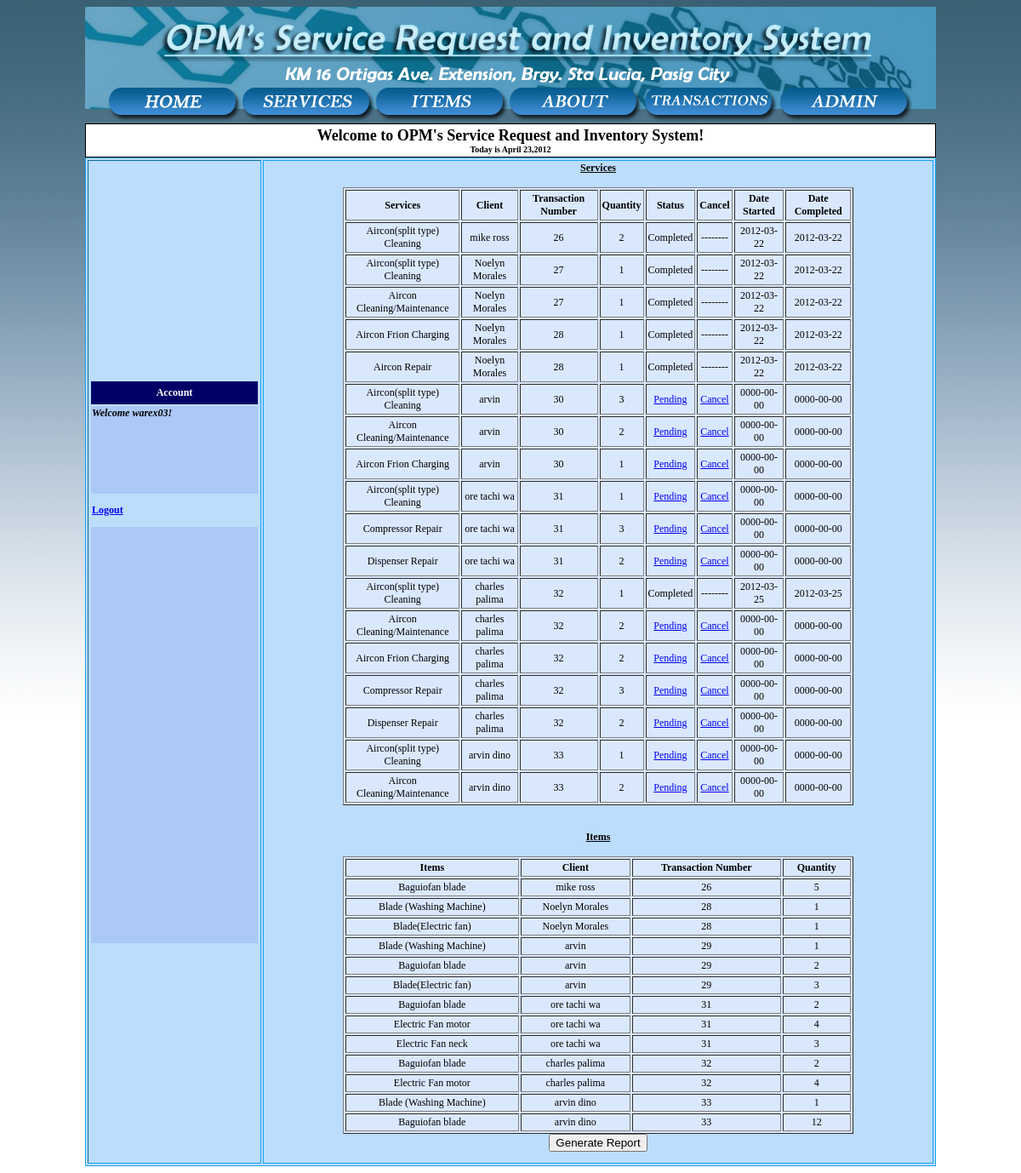
Screenshot of /transactions.php (signed in) with the database file from the repository.
### tables this page shows
CREATE TABLE IF NOT EXISTS `transaction_service` (
  `transaction_id` int(255) NOT NULL,
  `service_id` int(255) NOT NULL,
  `quantity` int(5) NOT NULL,
  `status_id` int(11) NOT NULL,
  `date_started` date NOT NULL,
  `date_completed` date NOT NULL,
  UNIQUE KEY `transaction_id` (`transaction_id`,`service_id`),
  KEY `service_id` (`service_id`),
  KEY `status_id` (`status_id`)
);

CREATE TABLE IF NOT EXISTS `services` (
  `service_id` int(255) NOT NULL AUTO_INCREMENT,
  `category_id` int(255) DEFAULT NULL,
  `name` varchar(100) NOT NULL,
  `info` text NOT NULL,
  `price` decimal(8,2) NOT NULL,
  PRIMARY KEY (`service_id`),
  KEY `category_id` (`category_id`)
);

CREATE TABLE IF NOT EXISTS `person` (
  `person_id` int(255) NOT NULL AUTO_INCREMENT,
  `name` varchar(30) NOT NULL,
  `address` varchar(100) NOT NULL,
  `email` varchar(30) NOT NULL,
  `mobile_no` char(15) NOT NULL,
  PRIMARY KEY (`person_id`)
);

CREATE TABLE IF NOT EXISTS `transaction` (
  `transaction_id` int(255) NOT NULL AUTO_INCREMENT,
  `date` date NOT NULL,
  `person_id` int(255) NOT NULL,
  PRIMARY KEY (`transaction_id`),
  KEY `person_id` (`person_id`)
);

CREATE TABLE IF NOT EXISTS `status` (
  `status_id` int(10) NOT NULL AUTO_INCREMENT,
  `status` varchar(10) NOT NULL,
  PRIMARY KEY (`status_id`)
);

CREATE TABLE IF NOT EXISTS `transaction_items` (
  `transaction_id` int(255) NOT NULL,
  `item_id` int(255) NOT NULL,
  `quantity` int(5) NOT NULL,
  KEY `transaction_id` (`transaction_id`,`item_id`),
  KEY `transaction_id_2` (`transaction_id`),
  KEY `item_id` (`item_id`),
  KEY `transaction_id_3` (`transaction_id`),
  KEY `transaction_id_4` (`transaction_id`),
  KEY `transaction_id_5` (`transaction_id`),
  KEY `transaction_id_6` (`transaction_id`),
  KEY `transaction_id_7` (`transaction_id`),
  KEY `transaction_id_8` (`transaction_id`),
  KEY `transaction_id_9` (`transaction_id`)
);

CREATE TABLE IF NOT EXISTS `items` (
  `item_id` int(255) NOT NULL AUTO_INCREMENT,
  `category_id` int(255) NOT NULL,
  `name` varchar(100) NOT NULL,
  `info` text NOT NULL,
  `price` decimal(8,2) NOT NULL,
  `stock` int(8) NOT NULL,
  PRIMARY KEY (`item_id`),
  KEY `category_id` (`category_id`),
  KEY `category_id_2` (`category_id`)
);

### includes/sessionstart.php (called while the page is built, shortened)
<?php
	$user = $_SESSION['username'];
	$guest = $_SESSION['guest'];
?>

### transactions.php (the view, shortened to what this page needs)
<?php
	require_once "includes/sessionstart.php";
?>
<html>
    <head>
    </head>
    <body onLoad="MM_preloadImages('../CS192_presented/img/orderrollover.png','img/homerollover.png','img/servicesrollover.png','img/itemsrollover.png','img/aboutrollover.png','img/transactionsrollover.png','img/adminrollover.png')">
        <table width="990" height="185" border="0" cellpadding="0" cellspacing="0" class="bannerstyle" align="center">
            <tr class="bannerstyle">
                <th height="195" class="bannerstyle style2" scope="col"><div>
                <p align="center">&nbsp;</p>
                <p align="center">&nbsp;</p>
                <p align="center">&nbsp;</p>
                <p align="center">&nbsp;</p>
                <p align="center">&nbsp;</p>
                <p align="center"><a href="home.php" onMouseOut="MM_swapImgRestore()" onMouseOver="MM_swapImage('home','','img/homerollover.png',1)"><img src="img/home.png" name="home" width="157" height="40" border="0"></a><a href="services.php" onMouseOut="MM_swapImgRestore()" onMouseOver="MM_swapImage('Image2','','img/servicesrollover.png',1)"><img src="img/services.png" name="Image2" width="157" height="40" border="0"></a><a href="items.php" onMouseOut="MM_swapImgRestore()" onMouseOver="MM_swapImage('items','','img/itemsrollover.png',1)"><img src="img/items.png" name="items" width="157" height="40" border="0"></a><a href="about.php" onMouseOut="MM_swapImgRestore()" onMouseOver="MM_swapImage('about','','img/aboutrollover.png',1)"><img src="img/about.png" name="about" width="157" height="40" border="0"></a>
                    <?php
                    if ($guest == true) {
                        $write = <<<WRITE
							<a href="order.php" onMouseOut="MM_swapImgRestore()" onMouseOver="MM_swapImage('order','','img/orderrollover.png',1)"><img src="img/order.png" name="order" width="157" height="40" border="0"></a><a href="receipt.php" onMouseOut="MM_swapImgRestore()" onMouseOver="MM_swapImage('receipt','','img/receiptrollover.png',1)"><img src="img/receipt.png" name="receipt" width="157" height="40" border="0"></a>
WRITE;
                        echo $write;
                    } else {
                        $write = <<<WRITE
<a href="transactions.php" onMouseOut="MM_swapImgRestore()" onMouseOver="MM_swapImage('transactions','','img/transactionsrollover.png',1)"><img src="img/transactions.png" name="transactions" width="157" height="40" border="0"></a>
<a href="admin.php" onMouseOut="MM_swapImgRestore()" onMouseOver="MM_swapImage('admin','','img/adminrollover.png',1)"><img src="img/admin.png" name="admin" width="157" height="40" border="0"></a>
WRITE;
                        echo $write;
                    }
                    ?>
                </p>
            </div>            </th>
    </tr>
</table>
<table width="532" height="40" border="0" cellpadding="0" cellspacing="0" class="wholetable" align="center">
    <tr>
        <th width="532" height="40" bordercolor="0" class="welcomestyle" scope="col"><div align="center">
        <?php include "includes/welcomemsg.php"; ?>
    </div></th>
</tr>
</table>
<table width="1020" height="200" border="1" align="center" class="maintable">
    <tr>
        <th width="200" scope="col"><table width="168" height="666" border="0" class="sidetablestyle">
        <tr class="buttonstyle">
            <th width="158" height="27" scope="col">Account</th>
        </tr>
        <tr class="accountinfostyle">
            <th height="103" scope="col"><?php echo "Welcome $user!"; ?>
        <div align="center"></div></th>
        </tr>
        <tr>
            <th height="35" scope="col"><div align="left" class="logoutstyle"><a href="logout.php"> Logout </div></th>
        </tr>
        <tr class="accountinfostyle">
            <th height="489" scope="col">&nbsp;</th>
        </tr>
    </table></th>
<th width="802" class="maintable" scope="col">
<center><u>Services</u> <br>
<br> <table width="70%" border="1" cellpadding="2" class="liststyle">
    <tr>
        <th> Services </th>
        <th> Client </th>
        <th> Transaction Number </th>
        <th> Quantity </th>
        <th> Status </th>
		<th> Cancel </th>
        <th> Date Started </th>
        <th> Date Completed </th>
    </tr>
    <?php
    $query = "SELECT * FROM transaction";
    $result = mysql_query($query) or die(mysql_error());
    $output = '';
	$csv_hdr = "Services, Client, Transaction Number, Quantity, Status, Date Started, Date Completed";
	$csv_out = "";
    while ($row = mysql_fetch_array($result)) {
        $tid = $row['transaction_id'];
        $pid = $row['person_id'];
        $query2 = "SELECT * FROM transaction_service WHERE transaction_id = '$tid'";
        $result2 = mysql_query($query2) or die(mysql_error());
        while ($row2 = mysql_fetch_array($result2)) {
            $sid = $row2['service_id'];
            $quantity = $row2['quantity'];
            $status_id = $row2['status_id'];
            $date_started = $row2['date_started'];
            $date_completed = $row2['date_completed'];
            $query_status = "SELECT status FROM status WHERE status_id = '$status_id'";
            $result_status = mysql_query($query_status) or die(mysql_error());
            $row_status = mysql_fetch_array($result_status);
            $status = $row_status['status'];
            $query_service = "SELECT name FROM services WHERE service_id = '$sid'";
            $result_service = mysql_query($query_service) or die(mysql_error());
            $row_service = mysql_fetch_array($result_service);
            $name = $row_service['name'];
            $query_person = "SELECT name FROM person WHERE person_id = '$pid'";
            $result_person = mysql_query($query_person) or die(mysql_error());
            $row_person = mysql_fetch_array($result_person);
            $pname = $row_person['name'];
            $output .=<<<OUTPUT
							<tr>
								<td align="center"> $name </td>
								<td align="center"> $pname </td>
								<td align="center"> $tid </td>
								<td align="center"> $quantity </td>
OUTPUT;
			$csv_out .= $name . ", " . $pname . ", " . $tid . ", " . $quantity . ", " . $status . ", " . $date_started . ", " . $date_completed . "\n";
            if ($status == 'Pending') {
                $output .=<<<OUTPUT
								<td align="center"> <a href="statusupdate.php?status=$status&name=$name&tid=$tid"> $status </td>
								<td align="center"> <a href="cancelrequest.php?option=3&sid=$sid&tid=$tid"> Cancel </td>
OUTPUT;
            } else if ($status == 'On-going') {
                $output .=<<<OUTPUT
								<td align="center"> <a href="statusupdate.php?status=$status&name=$name&tid=$tid"> $status </td>
								<td align="center"> <a href="cancelrequest.php?option=3&sid=$sid&tid=$tid"> Cancel </td>
OUTPUT;
            } else {
                $output .=<<<OUTPUT
								<td align="center"> $status </td>
								<td align="center"> -------- </td>
OUTPUT;
            }
            $output .=<<<OUTPUT
								<td align="center"> $date_started </td>
								<td align="center"> $date_completed </td>
							</tr>
OUTPUT;
        }
    }
    $output .= "</table></center>";
    echo $output;
    ?>
    <br>
    <br>
   <center><u>Items</u> <br>
    <br>
    <table width="70%" border="1" cellpadding="2" class="liststyle">
        <tr>
            <th> Items </th>
            <th> Client </th>
            <th> Transaction Number </th>
            <th> Quantity </th>
        </tr>
        <?php
        $query = "SELECT * FROM transaction";
        $result = mysql_query($query) or die(mysql_error());
        $output2 = '';
        while ($row = mysql_fetch_array($result)) {
            $tid = $row['transaction_id'];
            $pid = $row['person_id'];
            $query2 = "SELECT * FROM transaction_items WHERE transaction_id = '$tid'";
            $result2 = mysql_query($query2) or die(mysql_error());
            while ($row2 = mysql_fetch_array($result2)) {
                $iid = $row2['item_id'];
                $quantity = $row2['quantity'];
                $query_item = "SELECT name FROM items WHERE item_id = '$iid'";
                $result_item = mysql_query($query_item) or die(mysql_error());
                $row_item = mysql_fetch_array($result_item);
                $name = $row_item['name'];
                $query_person = "SELECT name FROM person WHERE person_id = '$pid'";
                $result_person = mysql_query($query_person) or die(mysql_error());
                $row_person = mysql_fetch_array($result_person);
                $pname = $row_person['name'];
                $output2 .=<<<OUTPUT
							<tr>
								<td align="center"> $name </td>
								<td align="center"> $pname </td>
								<td align="center"> $tid </td>
								<td align="center"> $quantity </td>
							</tr>
OUTPUT;
            }
        }
		$output2 .= "</table></center>";
		$output2 .=<<<OUTPUT
			<center>
			<form action="csvreport.php" method="post">
				<input type="submit" value="Generate Report">
				<input type="hidden" value="$csv_hdr" name="csv_hdr">
				<input type="hidden" value="$csv_out" name="csv_out">
			</form>
			</center>
OUTPUT;
        echo $output2;
        ?>
    	</table>
    </body>
</html>

### transactions.php (style rules this page uses)
.liststyle { font-family: Georgia, "Times New Roman", Times, serif; font-size: 12px; background-color: #DAE8FE; width: 600px; }
.bannerstyle { font-family: Georgia, "Times New Roman", Times, serif; font-size: 10px; border: thin none #000000; background-image: url(img/banner.png); background-repeat: no-repeat; background-position: center top; height: 120px; width: 1000px; text-align: left; }
.buttonstyle { color: #FFFFFF; background-color: #000066; height: 15px; width: 90px; font-family: Georgia, "Times New Roman", Times, serif; font-size: 12px; border: thin solid #000000; }
.maintable { border: thin solid #13A3F0; text-align: left; vertical-align: text-top; background-color: #BDDDFD; font-family: Georgia, "Times New Roman", Times, serif; font-size: 12px; font-style: normal; height: auto; width: 1000px; }
.accountinfostyle { font-family: Georgia, "Times New Roman", Times, serif; font-size: 12px; font-style: italic; background-color: #ACC8F7; color: #000000; text-align: left; vertical-align: top; }
.logoutstyle { color: #003399; font-size: 12px; border-top-style: none; border-right-style: none; border-bottom-style: none; border-left-style: none; }
.welcomestyle { font-family: Georgia, "Times New Roman", Times, serif; font-size: 10px; border-top-width: thin; border-right-width: thin; border-bottom-width: thin; border-left-width: thin; border-top-style: solid; border-right-style: solid; border-bottom-style: solid; border-left-style: solid; height: 40px; width: 1000px; background-image: none; background-color: #FFFFFF; }
.sidetablestyle { background-color: #BDDDFD; width: 200px; height: 50px; }
.style2 { font-size: 9px }

### rows the page displays
transaction_service: service.name "Aircon(split type) Cleaning", person.name "mike ross", transaction.transaction_id "26", quantity "2", status.status "Completed", date_started "2012-03-22", date_completed "2012-03-22"
transaction_service: service.name "Aircon(split type) Cleaning", person.name "Noelyn Morales", transaction.transaction_id "27", quantity "1", status.status "Completed", date_started "2012-03-22", date_completed "2012-03-22"
transaction_service: service.name "Aircon Cleaning/Maintenance", person.name "Noelyn Morales", transaction.transaction_id "27", quantity "1", status.status "Completed", date_started "2012-03-22", date_completed "2012-03-22"
transaction_service: service.name "Aircon Frion Charging", person.name "Noelyn Morales", transaction.transaction_id "28", quantity "1", status.status "Completed", date_started "2012-03-22", date_completed "2012-03-22"
transaction_service: service.name "Aircon Repair", person.name "Noelyn Morales", transaction.transaction_id "28", quantity "1", status.status "Completed", date_started "2012-03-22", date_completed "2012-03-22"
transaction_service: service.name "Aircon(split type) Cleaning", person.name "arvin", transaction.transaction_id "30", quantity "3", status.status "Pending", date_started "0000-00-00", date_completed "0000-00-00"
transaction_service: service.name "Aircon Cleaning/Maintenance", person.name "arvin", transaction.transaction_id "30", quantity "2", status.status "Pending", date_started "0000-00-00", date_completed "0000-00-00"
transaction_service: service.name "Aircon Frion Charging", person.name "arvin", transaction.transaction_id "30", quantity "1", status.status "Pending", date_started "0000-00-00", date_completed "0000-00-00"
transaction_service: service.name "Aircon(split type) Cleaning", person.name "ore tachi wa", transaction.transaction_id "31", quantity "1", status.status "Pending", date_started "0000-00-00", date_completed "0000-00-00"
transaction_service: service.name "Compressor Repair", person.name "ore tachi wa", transaction.transaction_id "31", quantity "3", status.status "Pending", date_started "0000-00-00", date_completed "0000-00-00"
transaction_service: service.name "Dispenser Repair", person.name "ore tachi wa", transaction.transaction_id "31", quantity "2", status.status "Pending", date_started "0000-00-00", date_completed "0000-00-00"
transaction_service: service.name "Aircon(split type) Cleaning", person.name "charles palima", transaction.transaction_id "32", quantity "1", status.status "Completed", date_started "2012-03-25", date_completed "2012-03-25"
transaction_service: service.name "Aircon Cleaning/Maintenance", person.name "charles palima", transaction.transaction_id "32", quantity "2", status.status "Pending", date_started "0000-00-00", date_completed "0000-00-00"
transaction_service: service.name "Aircon Frion Charging", person.name "charles palima", transaction.transaction_id "32", quantity "2", status.status "Pending", date_started "0000-00-00", date_completed "0000-00-00"
transaction_service: service.name "Compressor Repair", person.name "charles palima", transaction.transaction_id "32", quantity "3", status.status "Pending", date_started "0000-00-00", date_completed "0000-00-00"
transaction_service: service.name "Dispenser Repair", person.name "charles palima", transaction.transaction_id "32", quantity "2", status.status "Pending", date_started "0000-00-00", date_completed "0000-00-00"
transaction_service: service.name "Aircon(split type) Cleaning", person.name "arvin dino", transaction.transaction_id "33", quantity "1", status.status "Pending", date_started "0000-00-00", date_completed "0000-00-00"
transaction_service: service.name "Aircon Cleaning/Maintenance", person.name "arvin dino", transaction.transaction_id "33", quantity "2", status.status "Pending", date_started "0000-00-00", date_completed "0000-00-00"
transaction_items: item.name "Baguiofan blade", person.name "mike ross", transaction.transaction_id "26", quantity "5"
transaction_items: item.name "Blade (Washing Machine)", person.name "Noelyn Morales", transaction.transaction_id "28", quantity "1"
transaction_items: item.name "Blade(Electric fan)", person.name "Noelyn Morales", transaction.transaction_id "28", quantity "1"
transaction_items: item.name "Blade (Washing Machine)", person.name "arvin", transaction.transaction_id "29", quantity "1"
transaction_items: item.name "Baguiofan blade", person.name "arvin", transaction.transaction_id "29", quantity "2"
transaction_items: item.name "Blade(Electric fan)", person.name "arvin", transaction.transaction_id "29", quantity "3"
transaction_items: item.name "Baguiofan blade", person.name "ore tachi wa", transaction.transaction_id "31", quantity "2"
transaction_items: item.name "Electric Fan motor", person.name "ore tachi wa", transaction.transaction_id "31", quantity "4"
transaction_items: item.name "Electric Fan neck", person.name "ore tachi wa", transaction.transaction_id "31", quantity "3"
transaction_items: item.name "Baguiofan blade", person.name "charles palima", transaction.transaction_id "32", quantity "2"
transaction_items: item.name "Electric Fan motor", person.name "charles palima", transaction.transaction_id "32", quantity "4"
transaction_items: item.name "Blade (Washing Machine)", person.name "arvin dino", transaction.transaction_id "33", quantity "1"
transaction_items: item.name "Baguiofan blade", person.name "arvin dino", transaction.transaction_id "33", quantity "12"

### other values shown
$user "warex03"
